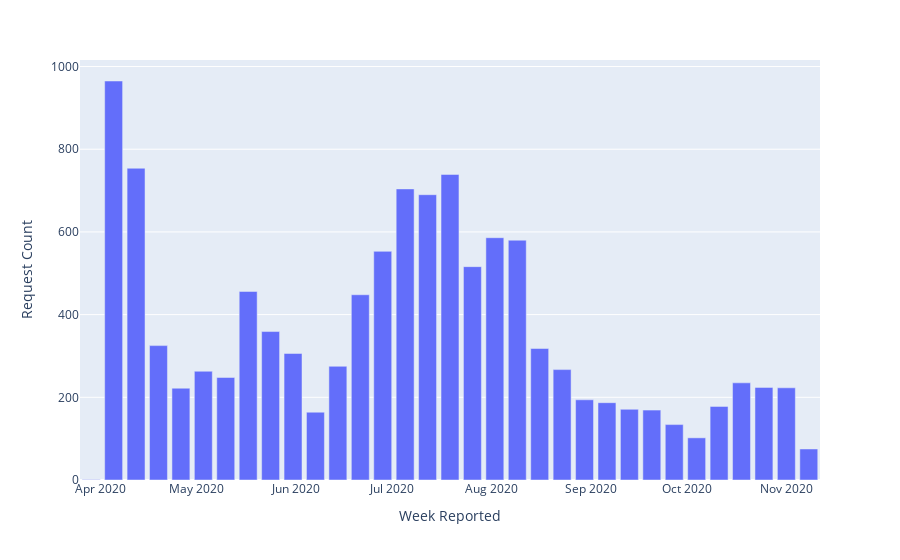

Notebook code for this chart:
### Code cell
px.bar(filed_week, x="Date / Time Opened", y="Request #", labels={'Request #': 'Request Count', 'Date / Time Opened': 'Week Reported'})

### Figure 1 — Plotly figure (JSON) as saved in the notebook; plotly's stock layout.template omitted (floating-point values rounded to 4 significant figures)
{"data": [{"alignmentgroup": "True", "hovertemplate": "Week Reported=%{x}<br>Request Count=%{y}<extra></extra>", "legendgroup": "", "marker": {"color": "#636efa"}, "name": "", "offsetgroup": "", "orientation": "v", "showlegend": false, "textposition": "auto", "type": "bar", "x": ["2020-03-29T00:00:00", "2020-04-05T00:00:00", "2020-04-12T00:00:00", "2020-04-19T00:00:00", "2020-04-26T00:00:00", "2020-05-03T00:00:00", "2020-05-10T00:00:00", "2020-05-17T00:00:00", "2020-05-24T00:00:00", "2020-05-31T00:00:00", "2020-06-07T00:00:00", "2020-06-14T00:00:00", "2020-06-21T00:00:00", "2020-06-28T00:00:00", "2020-07-05T00:00:00", "2020-07-12T00:00:00", "2020-07-19T00:00:00", "2020-07-26T00:00:00", "2020-08-02T00:00:00", "2020-08-09T00:00:00", "2020-08-16T00:00:00", "2020-08-23T00:00:00", "2020-08-30T00:00:00", "2020-09-06T00:00:00", "2020-09-13T00:00:00", "2020-09-20T00:00:00", "2020-09-27T00:00:00", "2020-10-04T00:00:00", "2020-10-11T00:00:00", "2020-10-18T00:00:00", "2020-10-25T00:00:00", "2020-11-01T00:00:00", "2020-11-08T00:00:00"], "xaxis": "x", "y": [1, 965, 754, 325, 222, 263, 248, 456, 359, 306, 164, 275, 448, 553, 704, 690, 739, 516, 586, 580, 318, 267, 194, 187, 171, 169, 134, 102, 178, 235, 224, 223, 75], "yaxis": "y"}], "layout": {"barmode": "relative", "legend": {"tracegroupgap": 0}, "margin": {"t": 60}, "xaxis": {"anchor": "y", "domain": [0, 1], "title": {"text": "Week Reported"}}, "yaxis": {"anchor": "x", "domain": [0, 1], "title": {"text": "Request Count"}}}}
